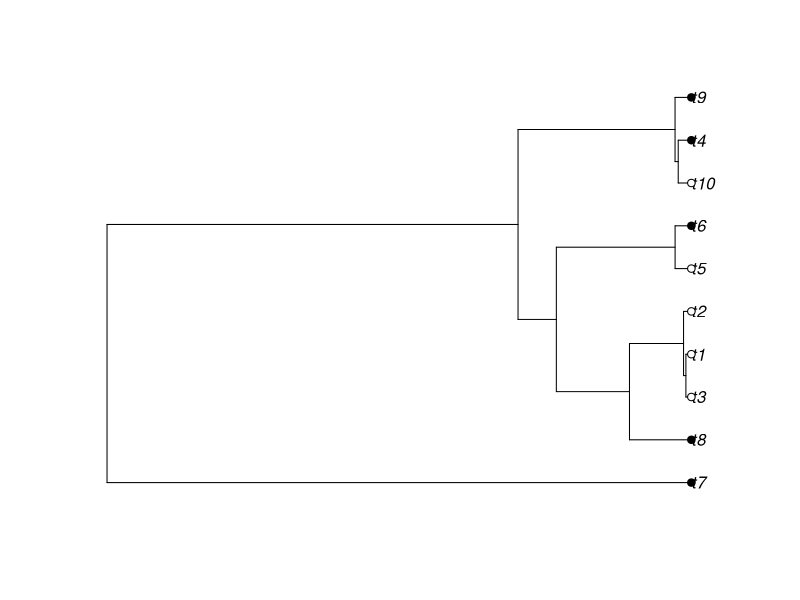
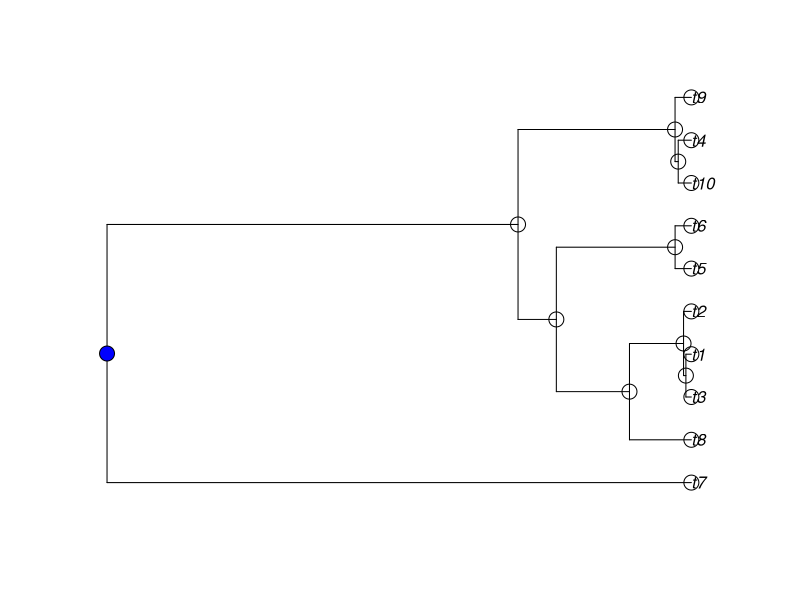
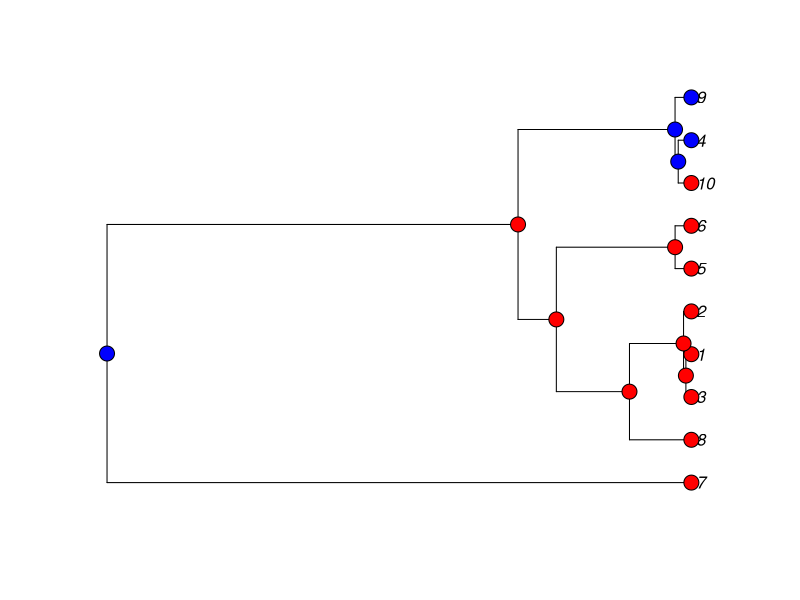

Reproduce these figures in R, in order.
## ---- chunk 1
# rm(list=ls())

library(ape)
library(expm) # matrix exponential
## ---- chunk 2
tree <- rcoal(10)
x <- sample(c(0,1), size=10, replace=T)

plot(tree)
tiplabels(pch=21,bg=x)


fit <- ace(x, tree, type='discrete', model='ARD')
## ---- chunk 3
Q <- matrix(c(-1,1,1,-1),ncol=2)
# can scale rates up or down:
Q <- Q/1

getP <- function(t,Q){
	P <- expm(Q*t)
	return(P)
}
## ---- chunk 4
states_vec <- rep(NA,(tree$Nnode + length(tree$tip.label)))
names(states_vec) <- c(tree$tip.label, paste0("node", 1:tree$Nnode))
## ---- chunk 5
states <- c(1, 2)
state_colors <- c('blue','red') #for plotting
## ---- chunk 6
pi_root <- c(1,0)
## ---- chunk 7
root <- length(tree$tip.label) + 1
states_vec[root] <- sample(states, 1, prob = pi_root)
## ---- chunk 8
plot(tree)
tip_states <- states_vec[tree$tip.label]
tiplabels(pch=21, bg=state_colors[tip_states], cex=2)
node_states <- states_vec[paste0("node", 1:tree$Nnode)]
nodelabels(pch=21, bg=state_colors[node_states], cex=2)
## ---- chunk 9
preorder <- rev(postorder(tree))  # parent before children
## ---- chunk 10
edges <- tree$edge
## ---- chunk 11
colnames(edges) <- c('parent','descendant')
edges <- as.data.frame(edges) # to use the handy $ command for columns
## ---- chunk 12
edge.lengths <- tree$edge.length
## ---- chunk 13
edges$parentstate <- states_vec[edges$parent]
edges$nextstate <- NA
edges$lengths <- edge.lengths

for(i in 1:nrow(edges)){
	parent_state <- if(edges[i,'parentstate']==1){c(1,0)}else{c(0,1)}
	prob = getP(edges$lengths[i],Q) %*% parent_state
	next_state <- sample(c(1,2), size=1, prob=c(prob))
	new_parent <- edges[i, 'descendant']
	edges[i,'nextstate'] <- next_state
	edges[edges$parent==new_parent, 'parentstate'] <- next_state
}
## ---- chunk 14
states_vec[edges$parent] <- edges$parentstate
states_vec[edges$descendant] <- edges$nextstate
## ---- chunk 15
plot(tree)
tip_states <- states_vec[tree$tip.label]
tiplabels(pch=21, bg=state_colors[tip_states], cex=2)
node_states <- states_vec[paste0("node", 1:tree$Nnode)]
nodelabels(pch=21, bg=state_colors[node_states], cex=2)
